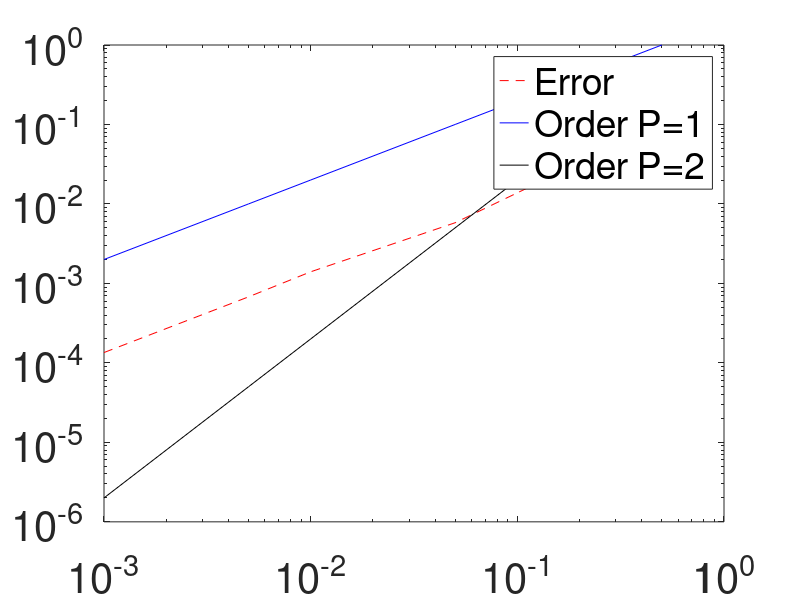

MATLAB code for this plot:

clear all

% ti


%error of subroutines P1 computed as
% yth(final) - ynum(final)
dx=[0.001,0.005,0.01,0.05,0.1,0.5];
err=[1.35e-4,6.77e-4,0.0014,0.0058,0.0138,0.103];
scaling=2*dx.^1
scaling2=2*dx.^2


figure(1)
clf
loglog(dx,err,'--r','DisplayName','Error');
hold on
loglog(dx,scaling,'b','DisplayName','Order P=1');
loglog(dx,scaling2,'k','DisplayName','Order P=2');
hold on
set(gca,'FontSize',30)
legend show
hold off



